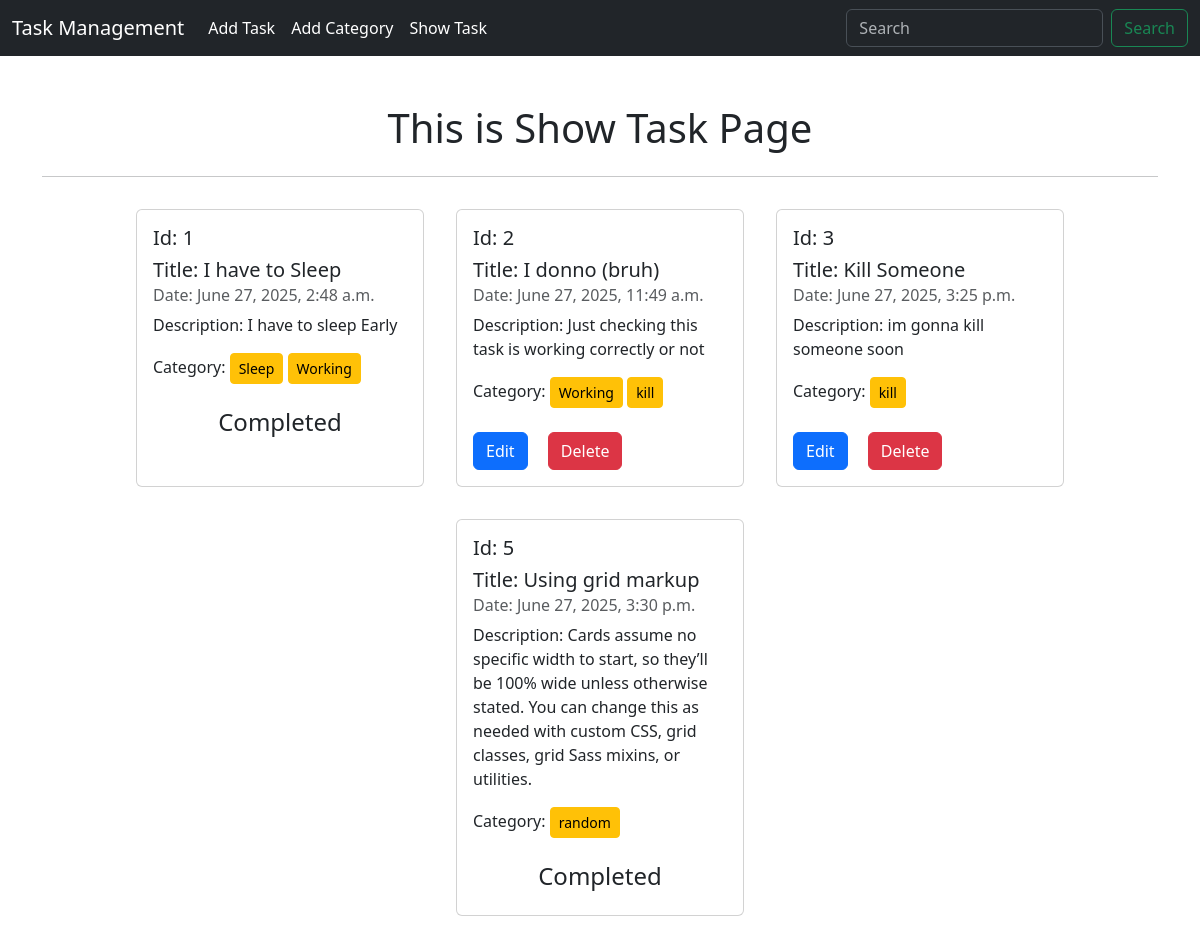
The page /task/show/ on the database its author committed.
### taskmodel/models.py (models this page shows, shortened)
class Task(models.Model):
    title = models.CharField(max_length=70)
    task_des = models.TextField()
    is_complete = models.BooleanField(default=False)
    task_ass_date = models.DateTimeField(default=datetime.datetime.now)

### taskcategory/models.py (models this page shows, shortened)
class Category(models.Model):
    name = models.CharField(max_length=70)
    task = models.ManyToManyField(Task)

### taskmodel/views.py (the view)
# urls.py: path('show/', views.show_task, name="show_task"),
def show_task(request):
    task = Task.objects.all()
    return render(request,"show_task.html",{"task":task})

### taskmodel/templates/show_task.html
{% extends "base.html" %}
{% block content %}
    <div class="container mt-5">
        <h1 class="text-center mb-4">This is Show Task Page</h1>
        <hr>
        <div class="d-flex justify-content-center flex-wrap">
        {% for val in task %}
            <div class="card m-3" style="width: 18rem;">
            <div class="card-body">
                <h5 class="card-id">Id: {{val.id}}</h5>
                <h5 class="card-title">Title: {{val.title}}</h5>
                <h6 class="card-subtitle mb-2 text-body-secondary">Date: {{val.task_ass_date}}</h6>
                <p class="card-text">Description: {{val.task_des}}</p>
                Category:
                {% for cat in val.category_set.all %}
                     <button class="btn btn-warning btn-sm"> {{cat.name}}</button>
                {% endfor %}
                <br><br>
                {% if val.is_complete %}
                    <h4 class="text-center"> Completed </h4>
                {% else %}
                    <a href="{% url "edit_task" val.id %}" class="btn btn-primary card-link">Edit</a>
                    <a href="{% url "delete_task" val.id %}" class="btn btn-danger card-link">Delete</a>
                {% endif %}
            </div>
            </div>
        {% endfor %}
        </div>
    </div>
{% endblock content %}

### templates/base.html (shortened to what this page needs)
<!DOCTYPE html>
<html lang="en">
<head>
    <title>Document</title><link href="https://cdn.jsdelivr.net/npm/bootstrap@5.3.7/dist/css/bootstrap.min.css" rel="stylesheet">
</head>
<body>
    <nav class="navbar navbar-expand-lg  bg-dark" data-bs-theme="dark">
      <div class="container-fluid">
        <a class="navbar-brand" href="{% url "homepage" %}">Task Management</a>
        <div class="collapse navbar-collapse" id="navbarSupportedContent">
          <ul class="navbar-nav me-auto mb-2 mb-lg-0">
            <li class="nav-item">
              <a class="nav-link active" aria-current="page" href="{% url "add_task" %}">Add Task</a>
            </li>
            <li class="nav-item">
              <a class="nav-link active" aria-current="page" href="{% url "add_category" %}">Add Category</a>
            </li>
            <li class="nav-item">
              <a class="nav-link active" aria-current="page" href="{% url "show_task" %}">Show Task</a>
            </li>
          </ul>
          <form class="d-flex" role="search">
            <input
              class="form-control me-2"
              type="search"
              placeholder="Search"
              aria-label="Search"
            />
            <button class="btn btn-outline-success" type="submit">
              Search
            </button>
          </form>
        </div>
      </div>
    </nav>
    {% load crispy_forms_tags %}
    {% block content %}
    {% endblock %}
</body>
</html>

### rows shown on the page
Task: id "1", title "I have to Sleep", task_ass_date "June 27, 2025, 2:48 a.m.", task_des "I have to sleep Early", is_complete "Completed"
Category: name "Sleep"
Category: name "Working"
Task: id "2", title "I donno (bruh)", task_ass_date "June 27, 2025, 11:49 a.m.", task_des "Just checking this task is working correctly or not", is_complete "Edit"
Category: name "kill"
Task: id "3", title "Kill Someone", task_ass_date "June 27, 2025, 3:25 p.m.", task_des "im gonna kill someone soon", is_complete "Edit"
Category: name "kill"
Task: id "5", title "Using grid markup", task_ass_date "June 27, 2025, 3:30 p.m.", task_des "Cards assume no specific width to start, so they’ll be 100% wide unless otherwise stated. You can change this as needed with custom CSS, grid classes, grid Sass mixins, or utilities.", is_complete "Completed"
Category: name "random"
